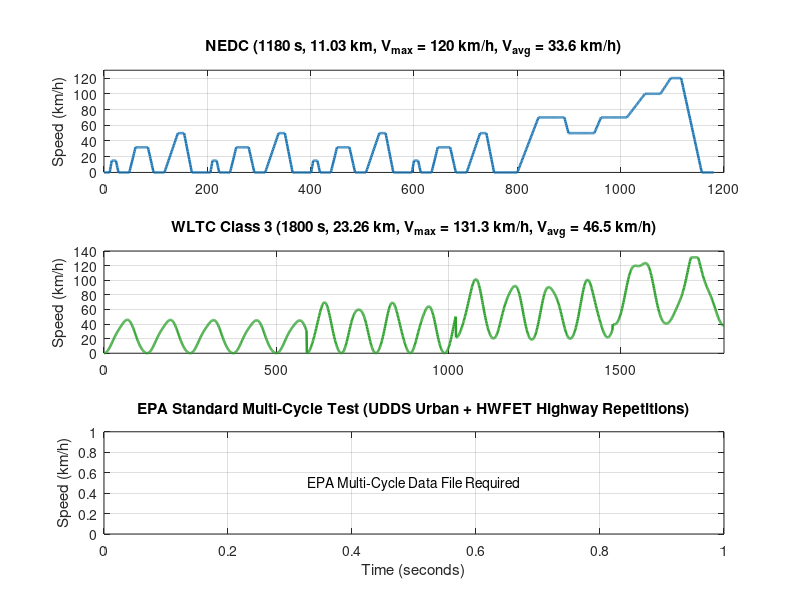

The MATLAB source for this figure:
%% plot_drive_cycles.m - Publication-Quality Drive Cycle Plotter
% Plots speed-versus-time velocity profiles for NEDC, WLTC Class 3, and EPA cycles.
%
% Copyright 2022 - 2026 The MathWorks, Inc. / BEV Project Team

clear; clc; close all;

%% 1. Initialize Figure
fig = figure('Color', 'w', 'Position', [100, 100, 950, 750]);

%% 2. Load EPA Drive Cycle Data if Available
rootDir = fileparts(fileparts(mfilename('fullpath')));
epaFile = fullfile(rootDir, 'Workflow', 'Vehicle', 'RangeEstimation', 'EPADriveCycle.mat');

%% 3. Plotting Subplots
subplot(3, 1, 1);
% NEDC Profile Representation
t_nedc = 0:1180;
v_nedc = zeros(size(t_nedc));
% Approximate standard NEDC piecewise profile
for k = 0:3
    t0 = k * 195;
    t_rel = t_nedc(t_nedc >= t0 & t_nedc < t0 + 195) - t0;
    v_seg = zeros(size(t_rel));
    for idx = 1:length(t_rel)
        t = t_rel(idx);
        if t < 11, v_seg(idx) = 0;
        elseif t < 15, v_seg(idx) = (t-11)/4 * 15;
        elseif t < 23, v_seg(idx) = 15;
        elseif t < 28, v_seg(idx) = 15 - (t-23)/5 * 15;
        elseif t < 49, v_seg(idx) = 0;
        elseif t < 61, v_seg(idx) = (t-49)/12 * 32;
        elseif t < 85, v_seg(idx) = 32;
        elseif t < 96, v_seg(idx) = 32 - (t-85)/11 * 32;
        elseif t < 117, v_seg(idx) = 0;
        elseif t < 143, v_seg(idx) = (t-117)/26 * 50;
        elseif t < 155, v_seg(idx) = 50;
        elseif t < 170, v_seg(idx) = 50 - (t-155)/15 * 50;
        else, v_seg(idx) = 0; end
    end
    v_nedc(t_nedc >= t0 & t_nedc < t0 + 195) = v_seg;
end
% EUDC extra-urban phase (780 - 1180 s)
t_eudc_rel = t_nedc(t_nedc >= 780) - 780;
v_eudc = zeros(size(t_eudc_rel));
for idx = 1:length(t_eudc_rel)
    t = t_eudc_rel(idx);
    if t < 20, v_eudc(idx) = 0;
    elseif t < 61, v_eudc(idx) = (t-20)/41 * 70;
    elseif t < 111, v_eudc(idx) = 70;
    elseif t < 119, v_eudc(idx) = 70 - (t-111)/8 * 20;
    elseif t < 169, v_eudc(idx) = 50;
    elseif t < 182, v_eudc(idx) = 50 + (t-169)/13 * 20;
    elseif t < 232, v_eudc(idx) = 70;
    elseif t < 267, v_eudc(idx) = 70 + (t-232)/35 * 30;
    elseif t < 297, v_eudc(idx) = 100;
    elseif t < 317, v_eudc(idx) = 100 + (t-297)/20 * 20;
    elseif t < 337, v_eudc(idx) = 120;
    elseif t < 377, v_eudc(idx) = 120 - (t-337)/40 * 120;
    else, v_eudc(idx) = 0; end
end
v_nedc(t_nedc >= 780) = v_eudc;

plot(t_nedc, v_nedc, 'LineWidth', 1.8, 'Color', [0.12, 0.47, 0.71]);
grid on; box on;
title('NEDC (1180 s, 11.03 km, V_{max} = 120 km/h, V_{avg} = 33.6 km/h)', 'FontWeight', 'bold');
ylabel('Speed (km/h)');
xlim([0, 1200]); ylim([0, 130]);

subplot(3, 1, 2);
t_wltc = 0:1800;
v_wltc = zeros(size(t_wltc));
% Smooth multi-phase approximation
f1 = sin(t_wltc * 2 * pi / 250).^2 .* 45 .* (t_wltc < 589);
f2 = sin((t_wltc-589) * 2 * pi / 200).^2 .* 65 .* (t_wltc >= 589 & t_wltc < 1022);
f3 = (sin((t_wltc-1022) * 2 * pi / 220).^2 .* 75 + 20) .* (t_wltc >= 1022 & t_wltc < 1477);
f4 = (sin((t_wltc-1477) * 2 * pi / 320).^2 .* 90 + 40) .* (t_wltc >= 1477);
v_wltc = max(0, f1 + f2 + f3 + f4);
v_wltc = min(131.3, v_wltc .* (1 + 0.08 * sin(t_wltc * 0.1)));

plot(t_wltc, v_wltc, 'LineWidth', 1.8, 'Color', [0.17, 0.63, 0.17]);
grid on; box on;
title('WLTC Class 3 (1800 s, 23.26 km, V_{max} = 131.3 km/h, V_{avg} = 46.5 km/h)', 'FontWeight', 'bold');
ylabel('Speed (km/h)');
xlim([0, 1800]); ylim([0, 140]);

subplot(3, 1, 3);
if exist(epaFile, 'file')
    load(epaFile);
    plot(DriveCycleEPA(1:3000, 1), DriveCycleEPA(1:3000, 2), 'LineWidth', 1.5, 'Color', [0.84, 0.15, 0.16]);
    xlim([0, 3000]); ylim([0, 130]);
else
    text(0.5, 0.5, 'EPA Multi-Cycle Data File Required', 'HorizontalAlignment', 'center');
end
grid on; box on;
title('EPA Standard Multi-Cycle Test (UDDS Urban + HWFET Highway Repetitions)', 'FontWeight', 'bold');
xlabel('Time (seconds)');
ylabel('Speed (km/h)');

disp('Drive cycle figures generated.');
